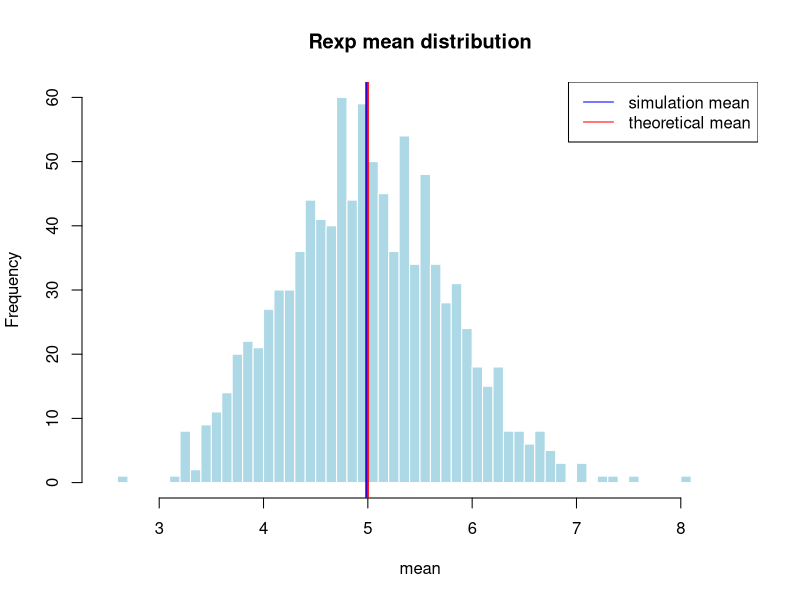
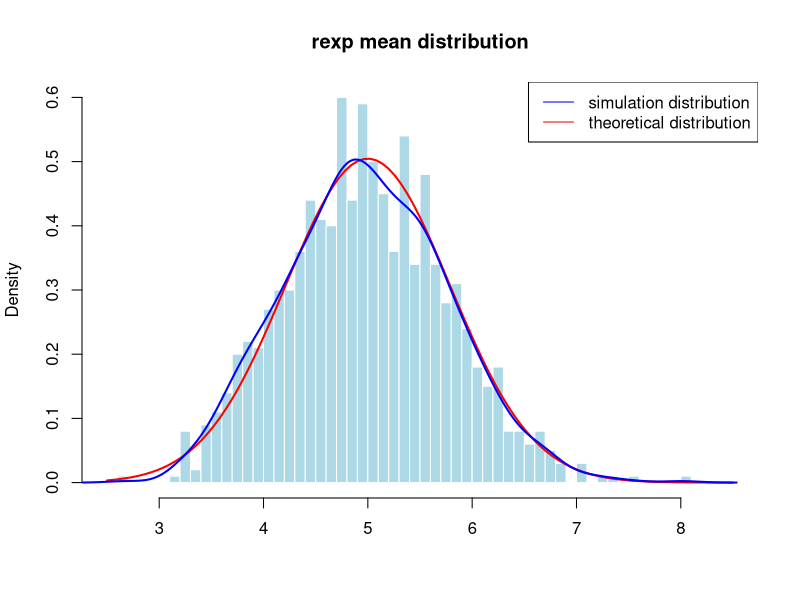

The R source for these figures, in order:
## ---- chunk 1
set.seed(13053312)
lambda <- 0.2
n <- 40
sim <- 1000
## ---- chunk 2
sim_test <- matrix(data=rexp(n * sim, lambda), sim)
sim_test_Means <- apply(sim_test, 1, mean)
## ---- chunk 3
str(sim_test)
## ---- chunk 4
rexp_sim_mean <- mean(sim_test_Means)
rexp_sim_mean
## ---- chunk 5
theoretical_mean <- 1/0.2
theoretical_mean
## ---- chunk 6
range(sim_test_Means)
## ---- chunk 7
hist(sim_test_Means , breaks=40 , col="lightblue", border=F , main="Rexp mean distribution", xlab = "mean", xlim = c(2.5,8.5))
abline(v = rexp_sim_mean, lwd="2", col="blue")
abline(v = theoretical_mean, lwd="2", col = "red")
legend('topright', c("simulation mean", "theoretical mean"), lty=c(1,1), col=c("blue", "red"))
## ---- chunk 8
rexp_sim_var <- var(sim_test_Means)
rexp_sim_var
## ---- chunk 9
theoretical_var <- (1/lambda)^2/n
theoretical_var
## ---- chunk 10
hist(sim_test_Means , prob = TRUE, breaks=40 , col="lightblue", border=F , main="rexp mean distribution", xlab = "", xlim = c(2.5,8.5))
curve(dnorm(x, mean=theoretical_mean, sd=sqrt(theoretical_var)), add = TRUE, lwd = 2, col = "red")
lines(density(sim_test_Means), lwd = 2, col = "blue")
legend('topright', c("simulation distribution", "theoretical distribution"), lty=c(1,1), col=c("blue", "red"))
